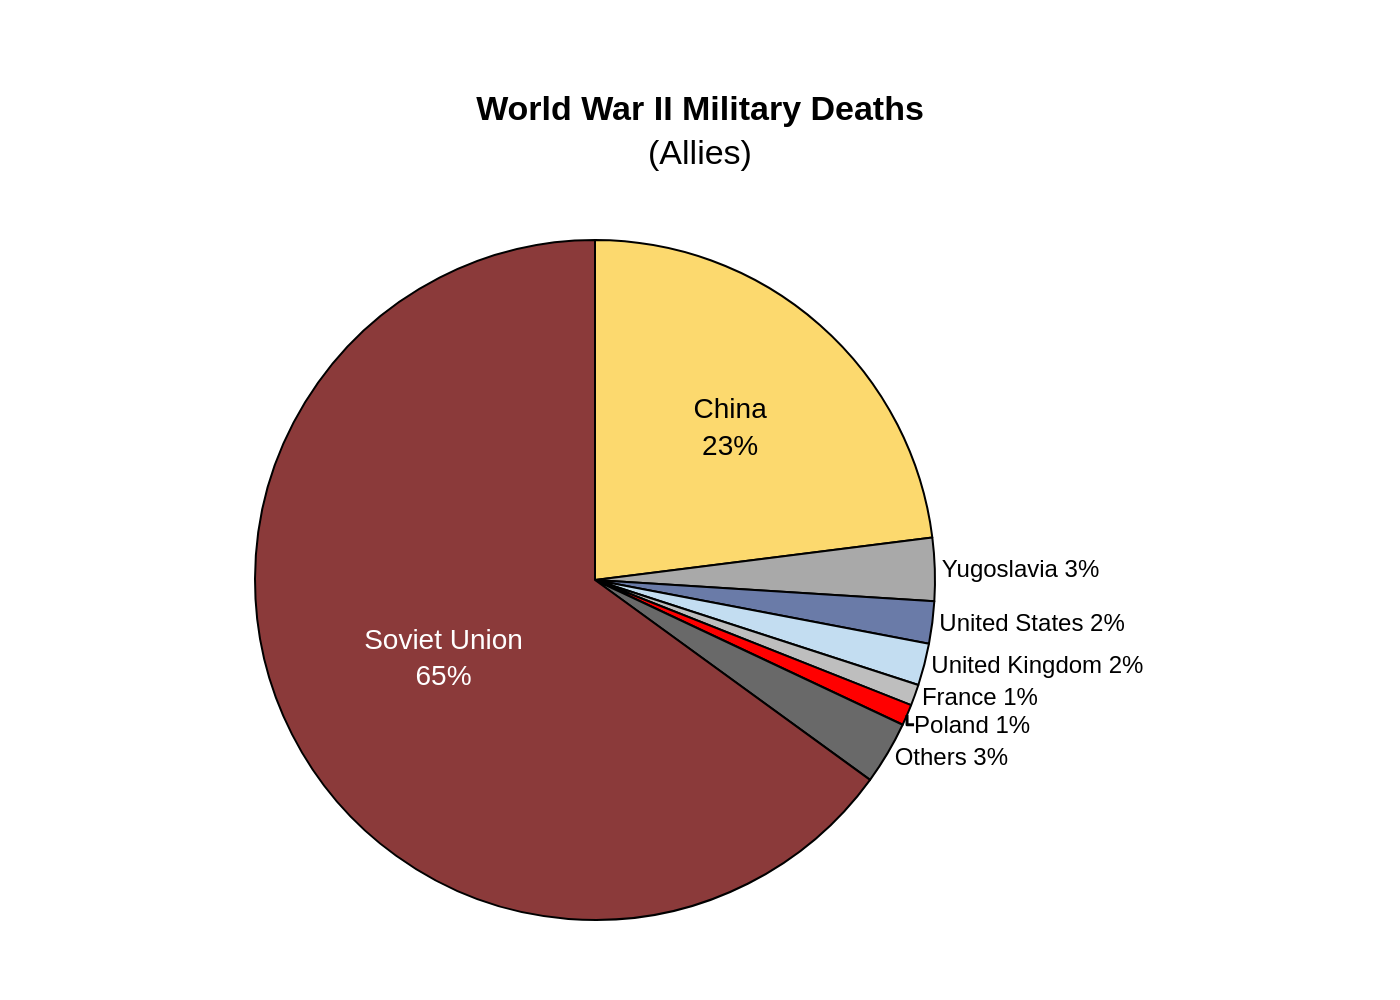

Here is the Python script that generated this plot:
import sys
import json
import pathlib
import plotly.graph_objects as go

# Check for the required command-line argument
if len(sys.argv) != 2:
    print("Usage: python script.py <path_to_json_file>")
    sys.exit(1)

# Use pathlib for robust path handling
json_path = pathlib.Path(sys.argv[1])
if not json_path.is_file():
    print(f"Error: JSON file not found at {json_path}")
    sys.exit(1)

# Derive the output filename from the input JSON filename
output_path = json_path.with_suffix('.png')

# Read and parse the JSON file
try:
    with open(json_path, 'r', encoding='utf-8') as f:
        chart_data_json = json.load(f)
except json.JSONDecodeError:
    print(f"Error: Invalid JSON file at {json_path}")
    sys.exit(1)

# Extract data and texts from the JSON structure
chart_data = chart_data_json['chart_data']
texts = chart_data_json['texts']
colors = chart_data_json['colors']

# Prepare data for Plotly pie chart
labels = [item['category'] for item in chart_data]
values = [item['value'] for item in chart_data]

# Generate text labels and their positions based on the original chart
# Large slices get inside labels, small ones get outside labels.
# Use HTML span tags to control text color for inside labels individually.
text_labels = []
text_positions = []

for item in chart_data:
    category = item['category']
    value = item['value']
    if category == "Soviet Union":
        text_labels.append(f'<span style="color:white">{category}<br>{value}%</span>')
        text_positions.append('inside')
    elif category == "China":
        text_labels.append(f'<span style="color:black">{category}<br>{value}%</span>')
        text_positions.append('inside')
    else:
        text_labels.append(f"{category} {value}%")
        text_positions.append('outside')

# Create the pie chart trace
pie_trace = go.Pie(
    labels=labels,
    values=values,
    text=text_labels,
    textinfo='text',  # Use the custom text labels provided
    textposition=text_positions,
    marker=dict(
        colors=colors,
        line=dict(color='black', width=1) # Add a border to slices
    ),
    sort=False,  # Preserve the order from the JSON file
    direction='clockwise',
    insidetextfont=dict(family="Arial", size=14),
    outsidetextfont=dict(family="Arial", size=12, color="black")
)

# Create the figure and update layout
fig = go.Figure(data=[pie_trace])

# Combine title and subtitle using HTML for formatting
title_text = f"<b>{texts['title']}</b><br>{texts['subtitle']}"

fig.update_layout(
    title_text=title_text,
    title_x=0.5,
    font=dict(
        family="Arial",
        size=12,
        color="black"
    ),
    showlegend=False,
    margin=dict(t=120, b=40, l=40, r=40),
    paper_bgcolor='white',
    width=800,
    height=600
)

# Save the figure as a PNG image
try:
    fig.write_image(output_path, scale=2)
    print(f"Chart saved to {output_path}")
except Exception as e:
    print(f"Error saving image: {e}")
    sys.exit(1)
